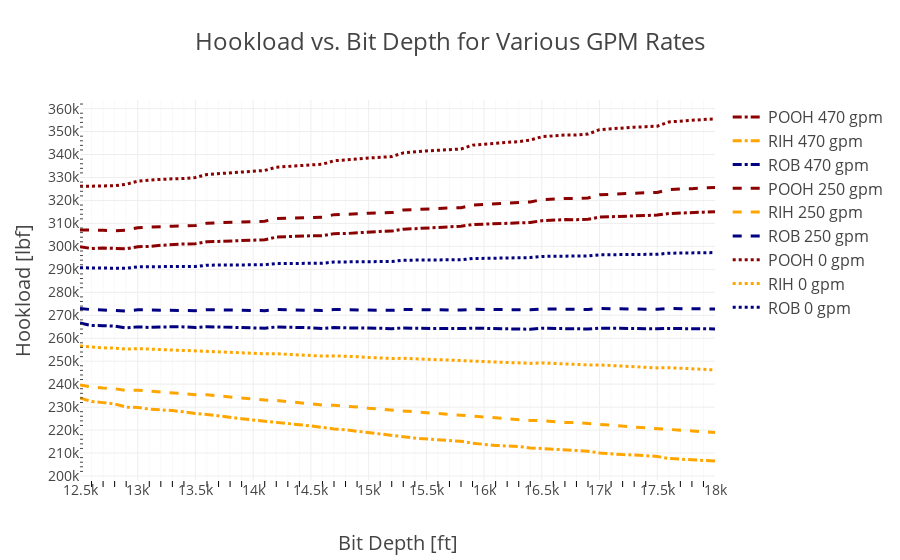

Notebook cell for this chart:
### Code cell
import plotly.graph_objects as go

fig = go.Figure()

fig.add_trace(go.Scatter(x=total_lengths, y=hook_POOH_470+20000, name='POOH 470 gpm', line=dict(color='darkred', width=3, dash='dashdot')))
fig.add_trace(go.Scatter(x=total_lengths, y=hook_RIH_470-20000, name='RIH 470 gpm', line=dict(color='orange', width=3, dash='dashdot'))) 
fig.add_trace(go.Scatter(x=total_lengths, y=hook_ROB_470, name='ROB 470 gpm', line=dict(color='navy', width=3, dash='dashdot'))) 

fig.add_trace(go.Scatter(x=total_lengths, y=hook_POOH_250+20000, name='POOH 250 gpm', line=dict(color='darkred', width=3, dash='dash')))
fig.add_trace(go.Scatter(x=total_lengths, y=hook_RIH_250-20000, name='RIH 250 gpm', line=dict(color='orange', width=3, dash='dash'))) 
fig.add_trace(go.Scatter(x=total_lengths, y=hook_ROB_250, name='ROB 250 gpm', line=dict(color='navy', width=3, dash='dash'))) 

fig.add_trace(go.Scatter(x=total_lengths, y=hook_POOH_0+20000, name='POOH 0 gpm', line=dict(color='darkred', width=3, dash='dot')))
fig.add_trace(go.Scatter(x=total_lengths, y=hook_RIH_0-20000, name='RIH 0 gpm', line=dict(color='orange', width=3, dash='dot'))) 
fig.add_trace(go.Scatter(x=total_lengths, y=hook_ROB_0, name='ROB 0 gpm', line=dict(color='navy', width=3, dash='dot'))) 

# Update the layout for white background and improved readability
fig.update_xaxes(minor=dict(ticklen=6, tickcolor="black", showgrid=True))
fig.update_yaxes(minor_ticks="inside")
fig.update_layout(
    
    template= "none",
    title='Hookload vs. Bit Depth for Various GPM Rates',  # Add a title
    title_font_size=24,
    xaxis=dict(
        title='Bit Depth [ft]',
        titlefont_size=20,
        tickfont_size=14,
        tickmode = 'linear',
        tick0 = 13000,
        dtick = 500
    ),
    yaxis=dict(
        title='Hookload [lbf]',
        titlefont_size=20,
        tickfont_size=14,
        tickmode = 'linear',
        tick0 = 200000,
        dtick = 10000
    ),
    legend=dict(
        traceorder='normal',
        font=dict(
            size=16,
        )
    ),
    autosize=True,
)

# Show the figure
fig.show()
# fig.write_html("Plot.html")
